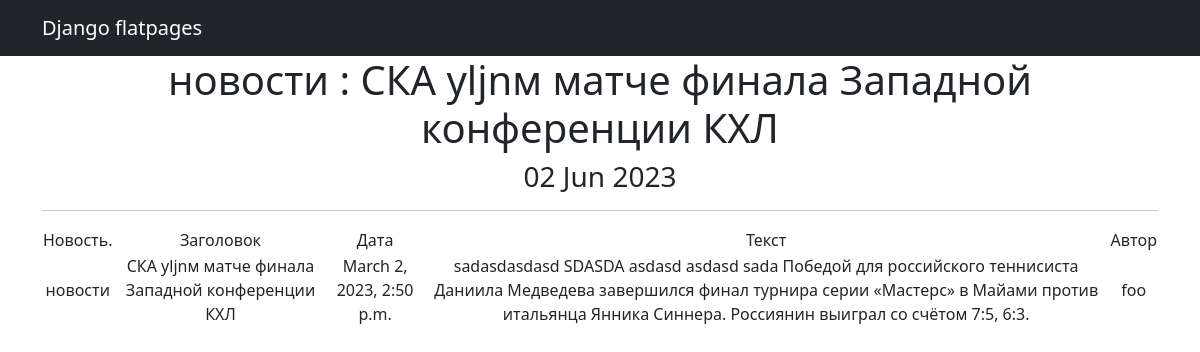
/articles/1, run on the app's committed database.
### news/models.py (models this page shows, shortened)
class Post(models.Model):
    author = models.ForeignKey(Author, on_delete=models.CASCADE)
    content_type = models.CharField(max_length=256, choices=ContentType.choices)
    data = models.DateTimeField(auto_now_add=True)
    content_header = models.CharField(max_length=256)
    content_text = models.CharField(max_length=5000)
    content_rating = models.IntegerField(default=0)
    category = models.ManyToManyField(Category, through='PostCategory')
    def __str__(self):
        return f' {self.content_type} : {self.content_header}'

class Author(models.Model):
    user = models.OneToOneField(User, on_delete=models.CASCADE)
    rating = models.IntegerField(default=0)
    def __str__(self):
        return self.user.username

### news/views.py (the view)
# urls.py: path('<int:pk>', PostDetail.as_view(), name='post_details'),
class PostDetail(DetailView):
    model = Post
    template_name = 'news/post_details.html'
    context_object_name = 'posts'
    def get_context_data(self, **kwargs):
        context = super().get_context_data(**kwargs)
        context['time_now'] = datetime.utcnow()
        return context

### templates/news/post_details.html (shortened to what this page needs)
{% extends 'flatpages/default.html' %}
{% block content %}
<h1>{{ posts}}</h1>
    <h3>{{ time_now|date:'d M Y' }}</h3>
    <hr>
       <table>
           <tr>
               <td>Новость.</td>
               <td>Заголовок</td>
               <td>Дата</td>
               <td>Текст</td>
               <td>Автор</td>
           </tr>
           <tr>
               <td>{{ posts.content_type }}</td>
               <td>{{ posts.content_header }}</td>
               <td>{{ posts.data }}</td>
               <td>{{ posts.content_text}}</td>
               <td>{{ posts.author}}</td>
           </tr>
       </table>
{% endblock content %}

### data on the page
Post: content_type+content_header "новости : СКА уljnм матче финала Западной конференции КХЛ", content_type "новости", content_header "СКА уljnм матче финала Западной конференции КХЛ", data "March 2, 2023, 2:50 p.m.", content_text "sadasdasdasd SDASDA asdasd asdasd sada Победой для российского теннисиста Даниила Медведева завершился финал турнира серии «Мастерс» в Майами против итальянца Янника Синнера. Россиянин выиграл со счётом 7:5, 6:3.", author "foo"

### other printed values
{{ time_now|date:'d M Y' }} "02 Jun 2023"
